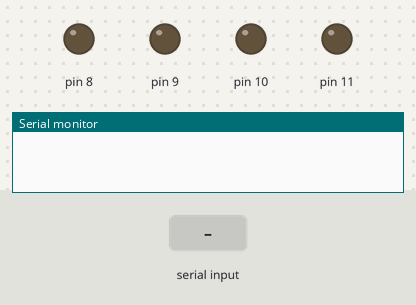
A sketch run on a simulated Arduino Uno, built with avr-gcc and run on an emulated ATmega328P. On the bench: output pins drawn as LEDs (lit = HIGH), the last lines printed to the serial monitor. The test bench sets the inputs (shaded band).

Above: at 1.2 s.
1.3 s: "1" received over Serial
At 2.1 s:
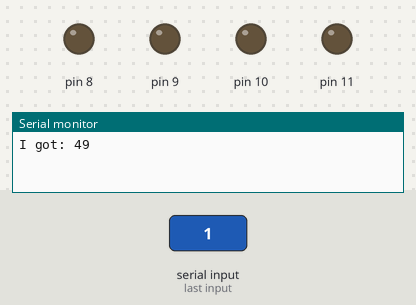
2.8 s: "2" received over Serial
At 3.2 s:
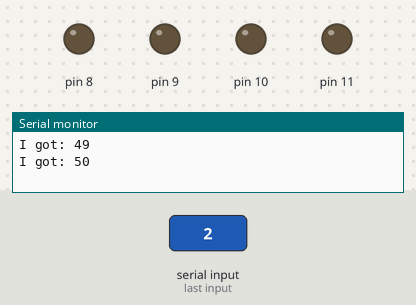
Timing chart, 0 to 5.8 s (numbered marks = the images above; inputs shaded):
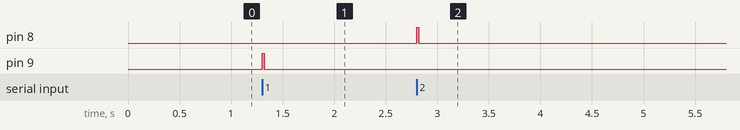

The sketch:

move_x_y.ino
```cpp
byte incomingByte = 0;
void setup() {
  Serial.begin(9600);
  pinMode(8, OUTPUT);
  pinMode(9, OUTPUT);
  pinMode(10, OUTPUT);
  pinMode(11, OUTPUT);
}

void forward(int dist) {
  digitalWrite(8, LOW);
  digitalWrite(9, HIGH);
  delay(dist);
}
void backward(int dist) {
  digitalWrite(8, HIGH);
  digitalWrite(9, LOW);
  delay(dist);
}
void block() {
 digitalWrite(8, LOW);
 digitalWrite(9, LOW);
}
//21 backward  = 2step/1mm
//dépend du poids
//TODO: autocalibrage
void loop() {
  if (Serial.available() > 0) {
    incomingByte = Serial.read();
    Serial.print("I got: ");
    Serial.println(incomingByte);
    switch (incomingByte) {
      case 49:
        forward(21);
        break;
      case 50:
        backward(21);
        break;
    }
    block();
    delay(50);
  }
}
```

Measured:
- after the input at 1.3 s, pin 9: LOW → HIGH at once, → LOW 0.02 s later
- after the input at 2.8 s, pin 8: LOW → HIGH at once, → LOW 0.02 s later
